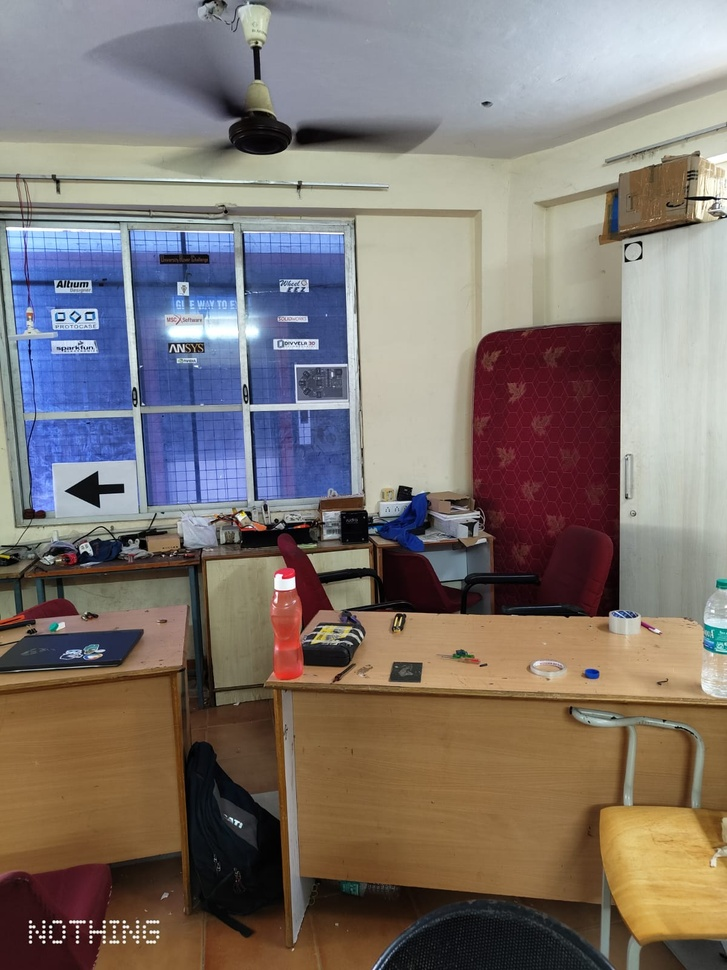
#> input picture test3.jpeg, 727 x 970 px, shrunk from 1200 x 1600 before the run
$ python contour2.py
#> lines starting #> are read from the running program, lines starting #| are printed output that depends on the picture; after the words box and inside, x2 and y2 are one past the last pixel; in counts of white or black regions, pixels touching at a corner belong together; long printed decimals are rounded
import cv2
import numpy as np
import matplotlib.pyplot as plt
def increase_contrast(image):
    kernel = np.array([[-1, -1, -1],
                       [-1,  9, -1],
                       [-1, -1, -1]])
    high_pass = cv2.filter2D(image, -1, kernel)

    blurred = cv2.GaussianBlur(high_pass, (7, 7), 3)
    _, final_image = cv2.threshold(blurred, 70, 255, cv2.THRESH_BINARY)

    return final_image


# Load the image
image_path = 'test3.jpeg'
image = cv2.imread(image_path, cv2.IMREAD_GRAYSCALE)
#> image: shape (970, 727); min 0, max 255, mean 119.5
temp = cv2.imread('temp.jpeg', cv2.IMREAD_GRAYSCALE)
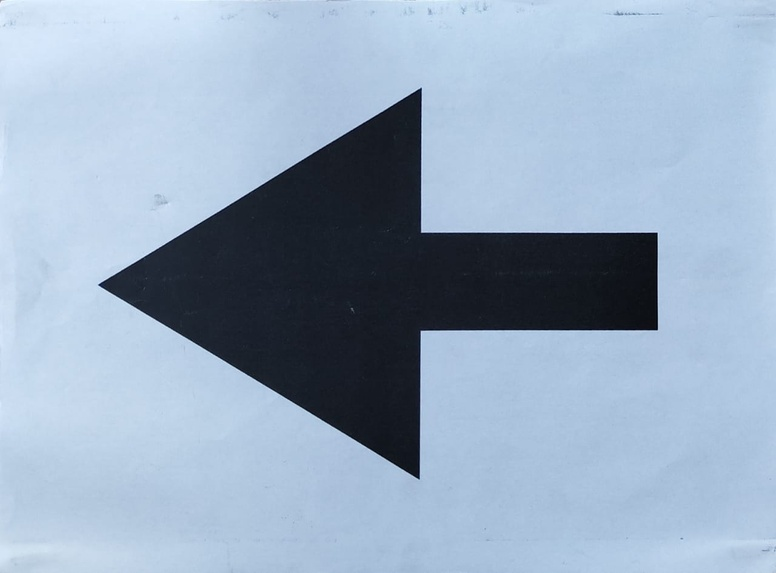
#> input picture temp.jpeg, 776 x 573 px, shrunk from 1280 x 946 before the run
#> temp: shape (573, 776); min 0, max 246, mean 167.3
temp1 = cv2.imread('temp1.jpeg', cv2.IMREAD_GRAYSCALE)
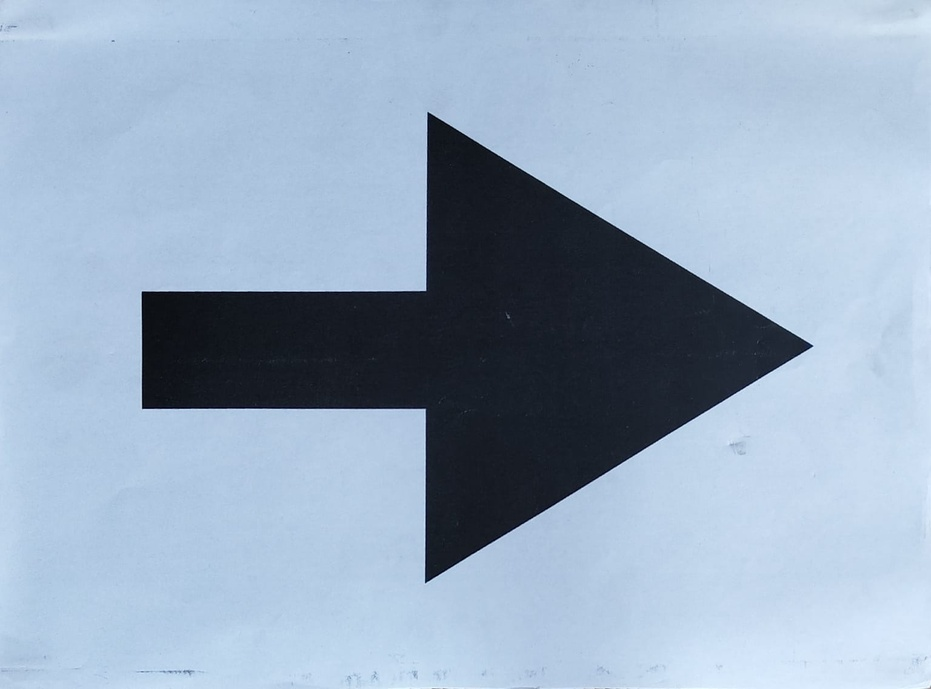
#> input picture temp1.jpeg, 931 x 689 px, shrunk from 1536 x 1136 before the run
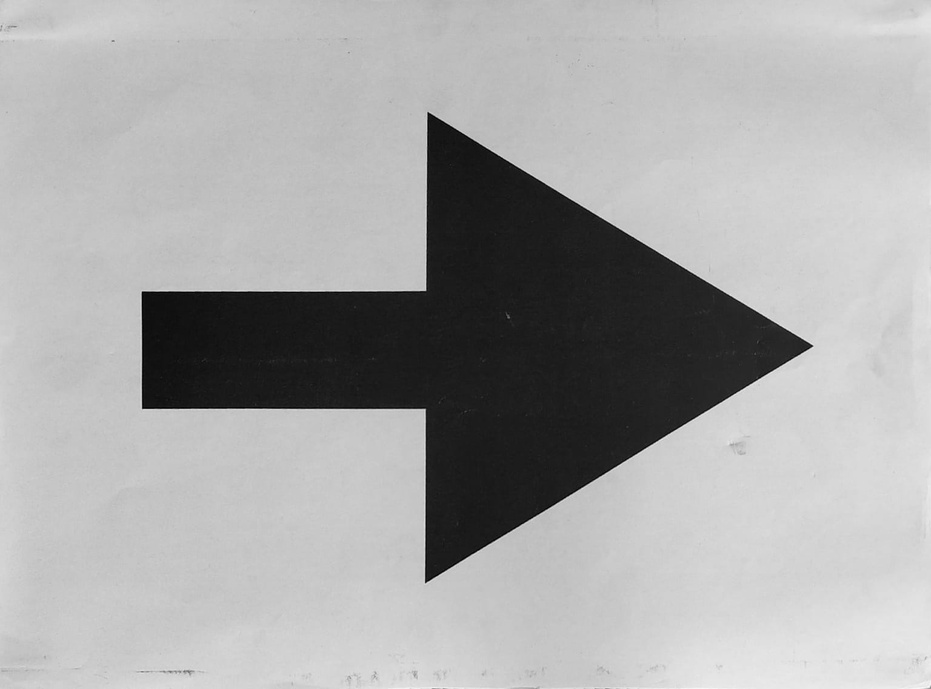
#> temp1: shape (689, 931); min 0, max 250, mean 167.3
image = increase_contrast(image)
#> in increase_contrast, `blurred = cv2.GaussianBlur(high_pass, (7, 7), 3)`:
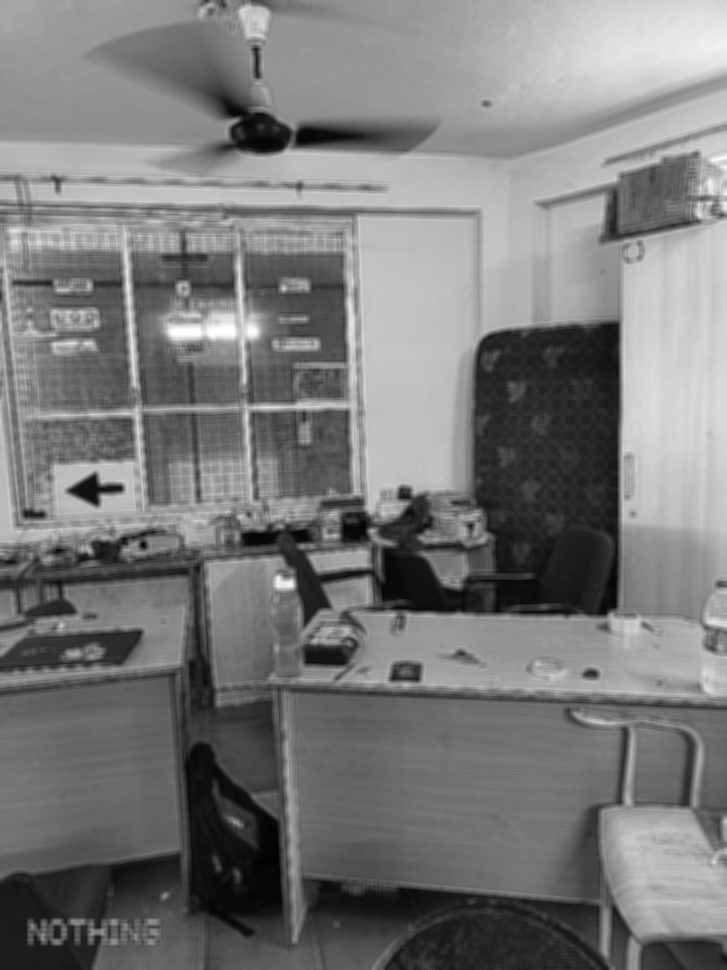
#> blurred: shape (970, 727); min 2, max 255, mean 121.4
#> in increase_contrast, `_, final_image = cv2.threshold(blurred, 70, 255, cv2.THRESH_BINARY)`:
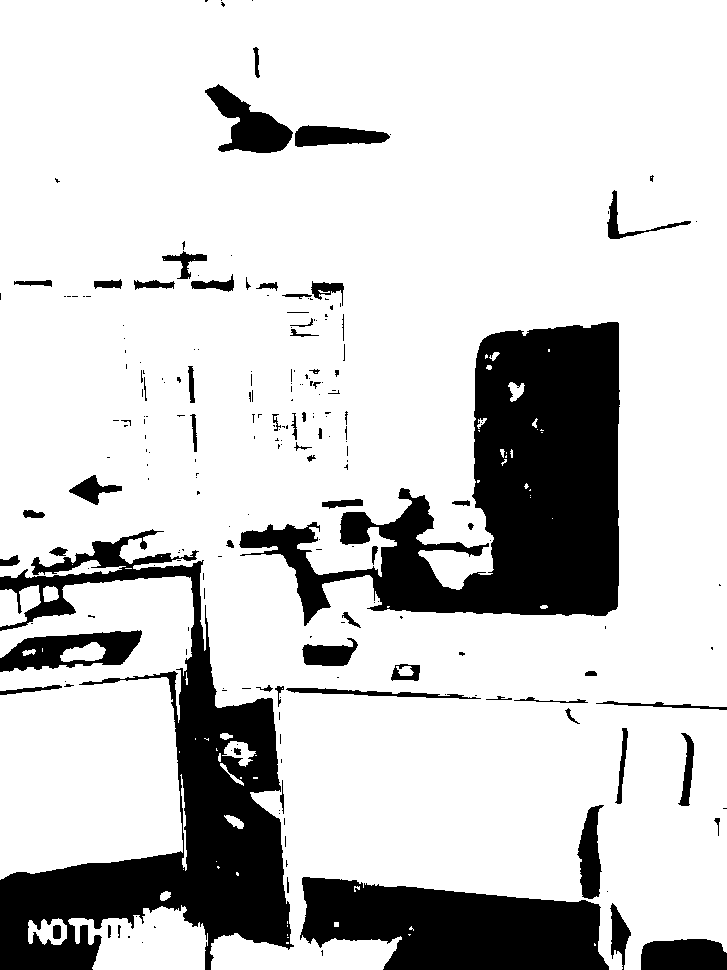
#> final_image: shape (970, 727); 80.6% white; 222 black regions (155 under 20 px), largest, box (x1, y1, x2, y2) and area: (239, 322, 620, 626) 50606, (0, 529, 294, 970) 43281, (300, 877, 609, 970) 20779
temp = increase_contrast(temp)
#> in increase_contrast (call 2), `_, final_image = cv2.threshold(blurred, 70, 255, cv2.THRESH_BINARY)`: final_image: shape (573, 776); 81.3% white; 1 black region, box (x1, y1, x2, y2) and area: (102, 91, 657, 476) 83299
temp1 = increase_contrast(temp1)
#> in increase_contrast (call 3), `_, final_image = cv2.threshold(blurred, 70, 255, cv2.THRESH_BINARY)`:
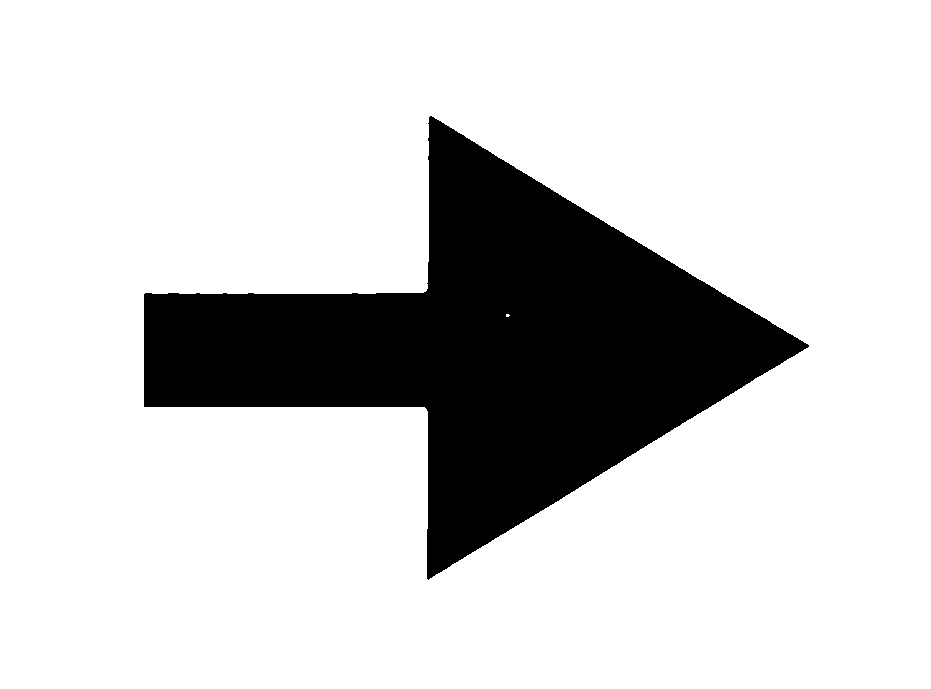
#> final_image: shape (689, 931); 81.2% white; 1 black region


# Thresholding
_, binary = cv2.threshold(image, 127, 255, cv2.THRESH_BINARY)
_, tempbin = cv2.threshold(temp1, 127, 255, cv2.THRESH_BINARY)


# Contour detection
contours1, _ = cv2.findContours(binary, cv2.RETR_TREE, cv2.CHAIN_APPROX_SIMPLE)
#> contours1 = 282 contours, 185 with area under 20; largest, box (x1, y1, x2, y2) and area: (0, 0, 727, 970) 576538, (238, 321, 621, 627) 52212, (0, 576, 194, 880) 43807, (68, 905, 208, 970) 5927, (204, 83, 294, 154) 2976
contours2, _ = cv2.findContours(tempbin, cv2.RETR_TREE, cv2.CHAIN_APPROX_SIMPLE)
#> contours2 = 3 contours, 1 with area under 20; largest, box (x1, y1, x2, y2) and area: (0, 0, 931, 689) 639840, (143, 115, 810, 581) 121744
mask=contours2[0]
#> mask = [[0, 0], [0, 688], [930, 688], [930, 0]]

# Filtering contours
filtered_contours = []
for contour in contours1:
    area = cv2.contourArea(contour)
    x, y, w, h = cv2.boundingRect(contour)
    aspect_ratio = w / float(h)
    if area > 1000  and aspect_ratio > 1 and aspect_ratio < 4:
        filtered_contours.append(contour)
#> this loop made 282 passes
#> (area, x, y, w, h, aspect_ratio) on passes 10 to 12: (675.5, 28, 918, 39, 27, 1.44), (126, 52, 924, 10, 16, 0.625), (5927, 68, 905, 140, 65, 2.15)
#> after the loop, filtered_contours = 4 contours; box (x1, y1, x2, y2) and area: (238, 321, 621, 627) 52212, (68, 905, 208, 970) 5927, (204, 83, 294, 154) 2976, (301, 637, 359, 667) 1066
print(len(filtered_contours))
#| 4
ret=[]
for contour in filtered_contours:
	rt = cv2.matchShapes(contour,mask,1,0.0)
	x, y, w, h = cv2.boundingRect(contour)

	ret.append((rt,x,y,w,h))
#> this loop made 4 passes
#> (rt, x, y, w, h) on passes 1 to 4: (0.42, 68, 905, 140, 65), (0.602, 301, 637, 58, 30), (0.595, 238, 321, 383, 306), (0.551, 204, 83, 90, 71)
#> after the loop, ret = [(0.42, 68, 905, 140, 65), (0.602, 301, 637, 58, 30), (0.595, 238, 321, 383, 306), (0.551, 204, 83, 90, 71)]
	#cv2.drawContours(image, contour, -1, (0, 255, 0), 2)
print(ret)
#| [(0.4201, 68, 905, 140, 65), (0.6023, 301, 637, 58, 30), (0.5952, 238, 321, 383, 306), (0.5514, 204, 83, 90, 71)]
#_,x,y,w,h=ret[4]
_,x,y,w,h=min(ret)
#> x = 68; y = 905; w = 140; h = 65
print(_,w,h)
#| 0.4201 140 65
cv2.rectangle(image, (x, y), (x + w, y + h), (100, 100, 200), 3)
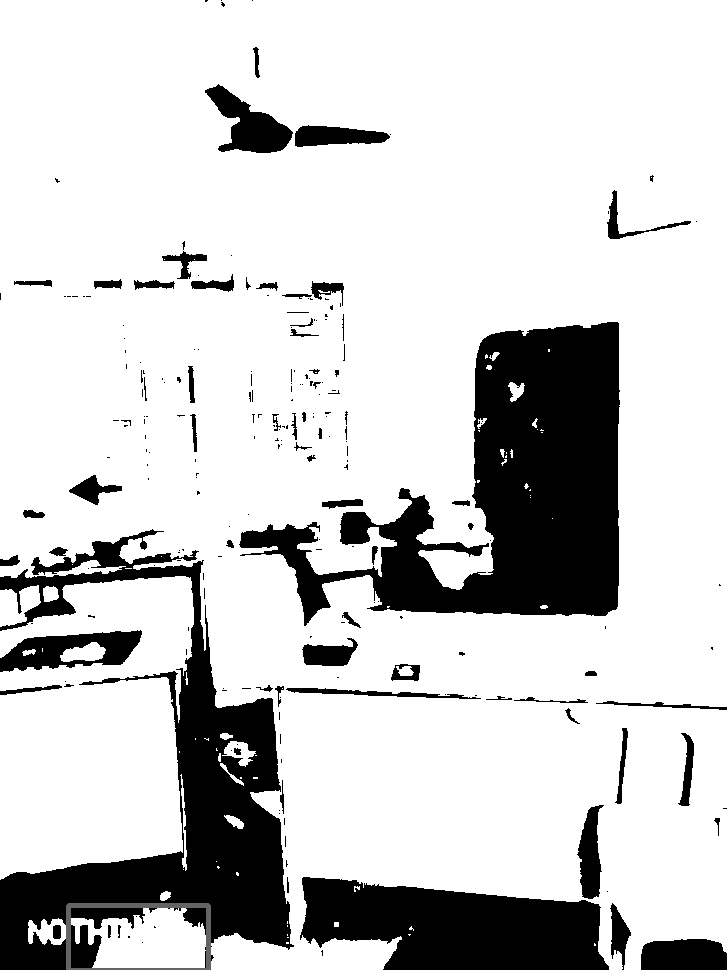
#> image: shape (970, 727); 0.23% of pixels changed, all inside (x1, y1, x2, y2) = (66, 903, 211, 970)
cv2.imshow('Result', image)
cv2.waitKey(0)
cv2.destroyAllWindows()
